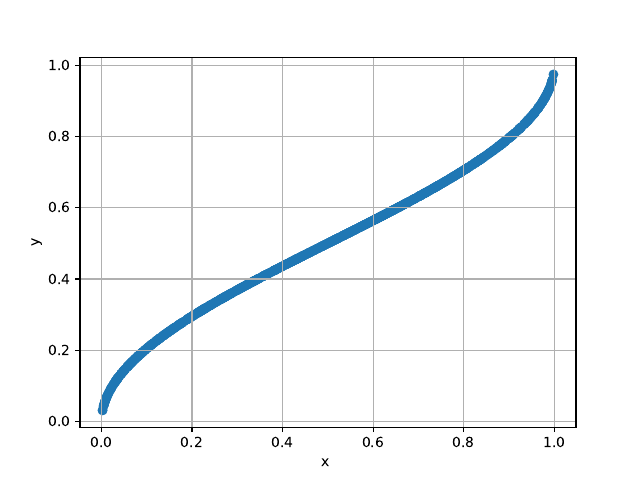

The script that saved this image:
import numpy as np
import matplotlib.pyplot as plt

array = np.genfromtxt('weighted.csv',delimiter=',',skip_header=1)
fig,ax = plt.subplots()
ax.scatter(array[:,0],array[:,1])
ax.set_xlabel('x ')
ax.set_ylabel('y')
ax.grid()
fig.savefig('T2.pdf')